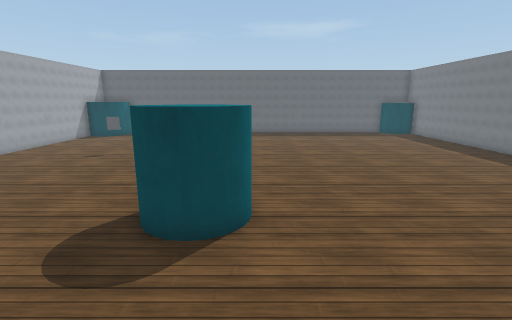
view 1 (above)

13 first-person views from a walk through a robot-simulator world made for Webots. The camera is 0.52 m above the floor, tilts 12° down and sees 85° across. The floor is counted in squares, 0.2 m on a side. Each view is taken from the middle of a square. On the plan, view 1 faces up. The plan holds only what a view shows up to about 19 squares ahead; the rest is blank. Robots are left out. Simple shapes and patterns stand in for the simulator's stock objects.

view 2
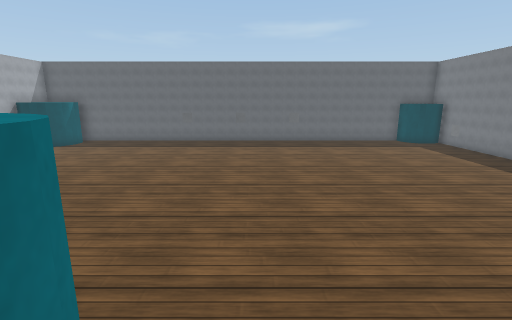

view 3
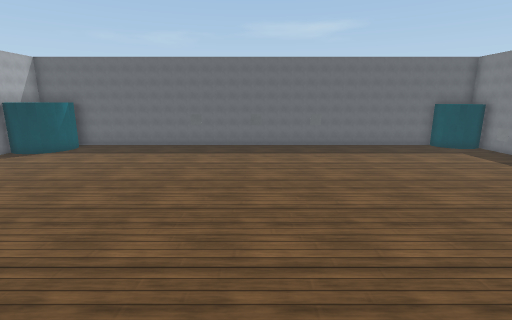

view 4
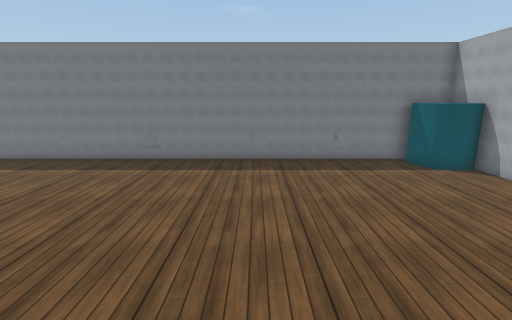

view 5
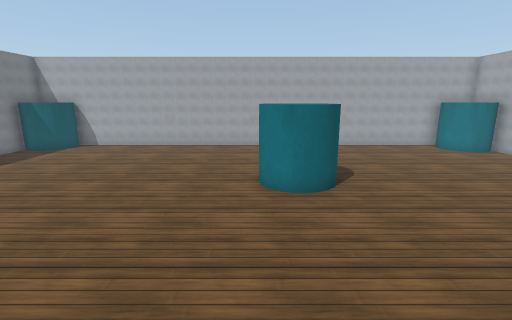

view 6
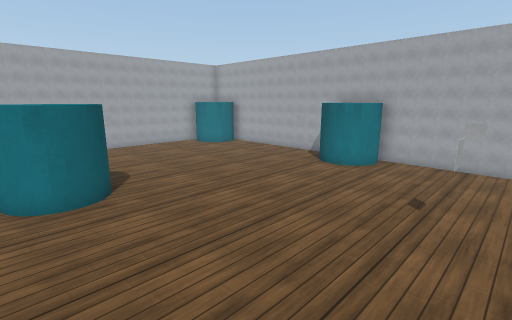

view 7
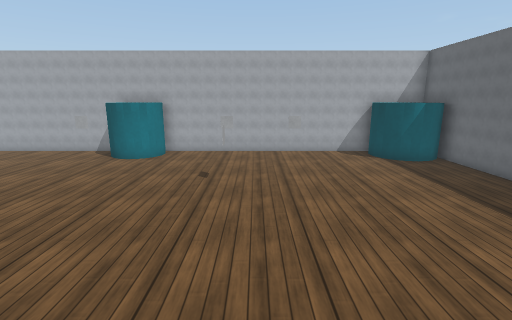

view 8
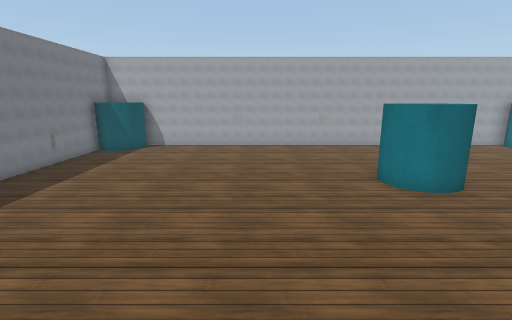

view 9
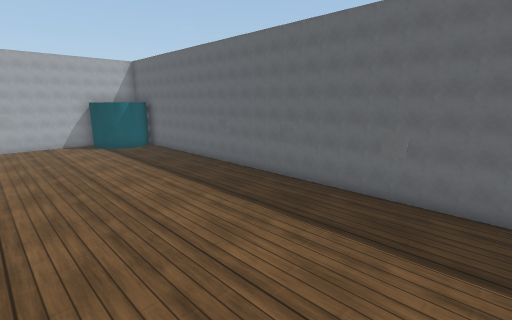

view 10
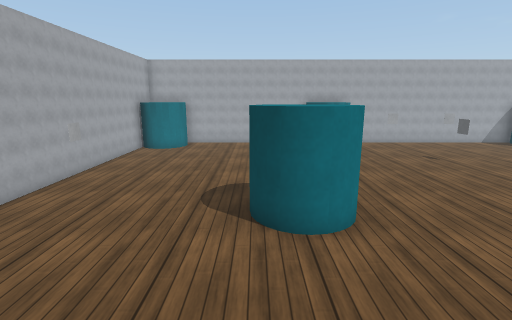

view 11
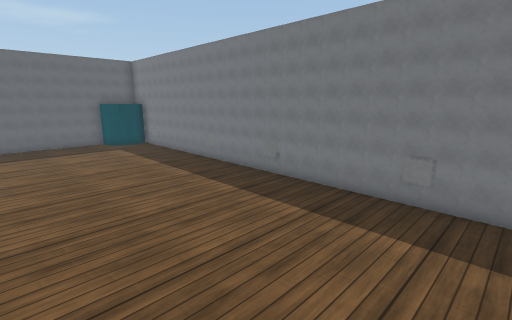

view 12
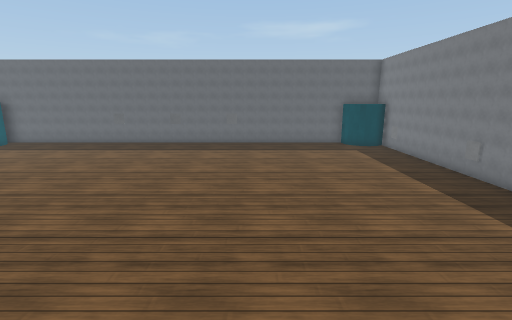

view 13
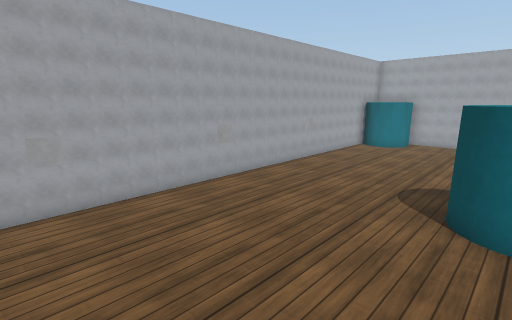

### Floor plan
Points are (right, up) in squares from view 1. A wall is a line through its corners. A room is listed if a view was taken in it or the views show most of it. See-through windows are left out.
Room 1 (views 1, 2, 3, 4, 5, 6, 7, 8, 9, 10, 11, 12, 13)
walls: (-12.5, 8.6) (-12.5, 0.5); (-12.5, 20.5) (-12.5, 10.4); (10.5, 23.5) (-12.5, 23.5); (-12.6, -1.5) (10.5, -1.5); (12.5, -1.6) (12.5, 22.5)
objects: pillar (-13, -1) to (-10, 1); other object (-13, 6); pillar (-13, 8) to (-11, 10); other object (-13, 14); other object (-13, 17); pillar (-13, 21) to (-10, 23); other object (-7, 14); other object (-5, -1); other object (-3, 24); pillar (-2, 5) to (0, 7); other object (0, -1); other object (0, 24); other object (4, 24); other object (5, -1); pillar (10, -2) to (13, 0); pillar (11, 22) to (13, 24); other object (12, 3); other object (12, 7); other object (12, 12); other object (12, 15); other object (12, 21)

Positions as (right, up) in squares from view 1, and headings:
1: (0, 0), facing up
2: (1, 5), facing up
3: (0, 7), facing up
4: (0, 7), facing right
5: (0, 15), facing down
6: (0, 15), facing down-left
7: (2, 15), facing left
8: (4, 15), facing down
9: (6, 16), facing up-left
10: (5, 5), facing left
11: (5, 5), facing up-right
12: (5, 6), facing up
13: (6, 6), facing down-left
